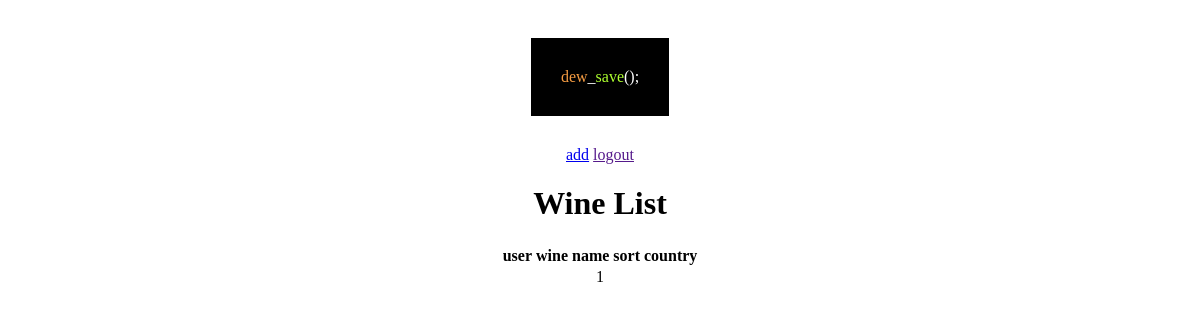
The app's page /all_wine/ (signed in), older data.
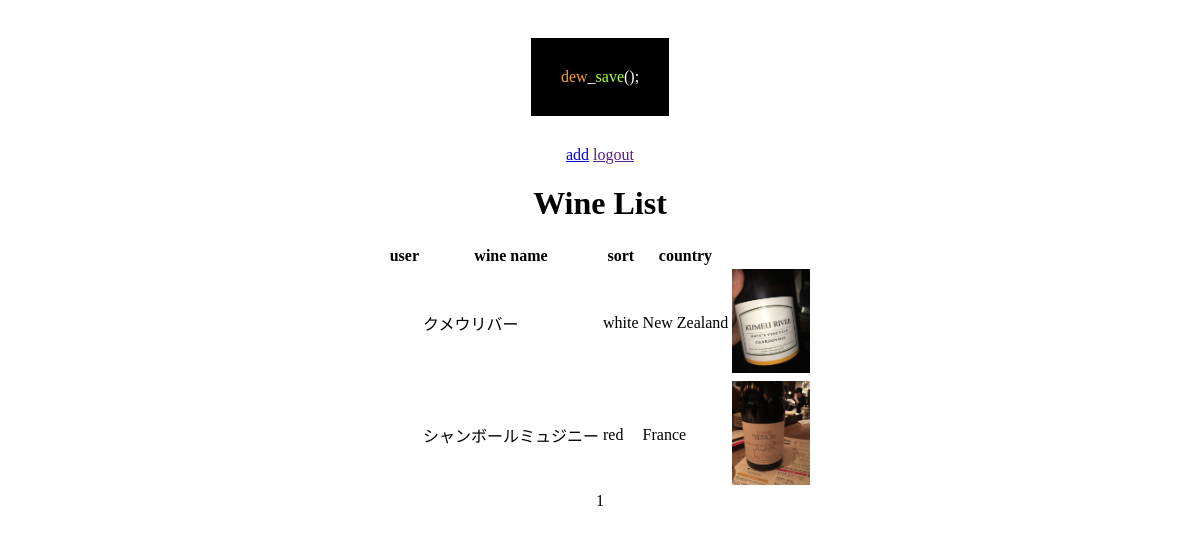
The same page, newer data.
### wine/models.py (models this page shows, shortened)
class Wine(models.Model):
    sort_data = [
        ('red', 'red'),
        ('white', 'white'),
        ('sparkling', 'sparkling'),
    ]
    country_data = [
        ('France', 'France'),
        ('Italy','Italy'),
        ('Germany', 'Germany'),
        ('Spain', 'Spain'),
        ('Portugal', 'Portugal'),
        ('USA', 'USA'),
        ('Australia', 'Australia'),
        ('New Zealand', 'New Zealand'),
        ('Argentina', 'Argentina'),
        ('Chile', 'Chile'),
        ('South Africa', 'South Africa'),
        ('Japan', 'Japan'),
        ('etc.', 'etc.'),
    ]
    vintage_data = [
        ('1980', '1980'), ('1981', '1981'), ('1982', '1982'), ('1983', '1983'), ('1984', '1984'), ('1985', '1985'),
        ('1986', '1986'), ('1987', '1987'), ('1988', '1988'), ('1989', '1989'), ('1990', '1990'), ('1991', '1991'),
        ('1992', '1992'), ('1993', '1993'), ('1994', '1994'), ('1995', '1995'), ('1996', '1996'), ('1997', '1997'),
        ('1998', '1998'), ('1999', '1999'), ('2000', '2000'), ('2001', '2001'), ('2002', '2002'), ('2003', '2003'),
        ('2004', '2004'), ('2005', '2005'), ('2006', '2006'), ('2007', '2007'), ('2008', '2008'), ('2009', '2009'),
        ('2010', '2010'), ('2011', '2011'), ('2012', '2012'), ('2013', '2013'), ('2014', '2014'), ('2015', '2015'),
        ('2016', '2016'), ('2017', '2017'), ('2018', '2018'), ('2019', '2019'), ('2020', '2020'),
    ]
    grape_data = [
        ('Chardonnay', 'Chardonnay'),
        ('Sauvignon Blanc', 'Sauvignon Blanc'),
        ('Riesling', 'Riesling'),
        ('Gewürztraminer', 'Gewürztraminer'),
        ('Semillon', 'Semillon'),
        ('Viognier', 'Viognier'),
        ('Pino Blanc', 'Pino Blanc'),
        ('Muscadet', 'Muscadet'),
        ('Pino gris', 'Pino gris'),
        ('Cortese', 'Cortese'),
        ('Trebbiano', 'Trebbiano'),
        ('Garganega', 'Garganega'),
        ('Malvasia', 'Malvasia'),
        ('Chenin Blanc', 'Chenin Blanc'),
        ('Albariño', 'Albariño'),
        ('甲州', '甲州'),
        ('etc.', 'etc.'),
    ]
    eye_data = [
        ('green', 'green'),
        ('lemon yellow', 'lemon yellow'),
        ('yellow', 'yellow'),
        ('gold', 'gold'),
        ('amber', 'amber'),
    ]
    nose_data = [
        ('lemmon', 'レモン'), ('kime', 'ライム'), ('grapefruit', 'グレープフルーツ'), ('apple', 'リンゴ'), ('green apple', '青りんご'),
        ('pear', '洋ナシ'), ('peach', '桃'), ('apricot', 'アプリコット'), ('pineapple', 'パイナップル'), ('passion fruit', 'パッションフルーツ'),
        ('banana', 'バナナ'), ('mango', 'マンゴー'), ('lychee', 'ライチ'), ('muscat', 'マスカット'), ('water melon', 'メロン'),
        ('kinmokusei', 'キンモクセイ'), ('mint', 'ミント'), ('rose', 'バラ'), ('floral', 'お花のような'), ('herb', 'ハーブの'), ('perfume', '香水'),
        ('barrel incense', '樽香'), ('toast', 'トースト'), ('butter', 'バター'), ('vanila', 'バニラ'), ('sulfur', '硫黄'), ('honey', 'はちみつ'),
        ('cinnamon', 'シナモン'),('mineral', 'ミネラル'),
    ]
    mouth_data = [
        ('fresh', 'フレッシュ感のある'),
        ('dry', 'ドライな'),
        ('sour', '酸味が目立つ'),
        ('balance', 'バランスの良い'),
        ('sweat', '甘さのある'),
        ('fruity','フルーツ感のある'),
        ('elegant', 'エレガントな,綺麗な'),
        ('mineral','ミネラルのある'),
        ('rich', '芳醇な、豊かな'),
        ('thick', '厚みのある'),
        ('strong', '濃縮し力強い'),
        ('aging', '長期熟成型のような'),
    ]
    error_msg = [
        '50文字まででお願いします。',
        '10文字まででお願い致します。',
        '点数は5点までで採点お願い致します。',
        '点数は0点以上で採点お願い致します。',
        'ファイル形式はJPEG,PNG,GIFでお願い致します。'
    ]
    name = models.CharField(verbose_name='Name', max_length=100,validators=[MaxLengthValidator(50,error_msg[0])])
    sort = models.CharField(verbose_name='Sort',choices=sort_data,max_length=100)
    country = models.CharField(verbose_name='Country', choices=country_data,max_length=100)
    vintage = models.CharField(verbose_name='Vintage', choices=vintage_data,max_length=100,blank=True)
    grape = models.CharField(verbose_name='Grape', choices=grape_data,max_length=100,blank=True)
    eye = models.CharField(verbose_name='Eye', choices=eye_data,max_length=100,blank=True)
    nose = models.CharField(verbose_name='Nose', choices=nose_data,max_length=100,blank=True)
    mouth = models.CharField(verbose_name='Mouth', choices=mouth_data,max_length=100,blank=True)
    date= models.DateField(verbose_name='Date')
    memo = models.CharField(verbose_name='Memo', max_length=200, blank=True)
    point = models.FloatField(verbose_name='Point',validators=[MaxValueValidator(5,error_msg[2]),MinValueValidator(0,error_msg[3])])
    pic = models.ImageField(upload_to='images/',blank=True,validators=[FileExtensionValidator(['JPG','PNG','GIF'],error_msg[4])])

### wine/views.py (the view)
# urls.py: path('all_wine/', All_wine.as_view(), name='all'),
class All_wine(LoginRequiredMixin,ListView):
    model = Wine
    template_name = 'wine/all_wine.html'
    paginate_by = 5

### wine/templates/wine/all_wine.html (shortened to what this page needs)
{% extends 'wine/layout.html' %}
{% block main%}
    <a href="{% url 'add' %}">add</a>
    <a href="">logout</a>
    <h1>Wine List</h1>
    <table>
        <tr>
            <th>user</th>
            <th>wine name</th>
            <th>sort</th>
            <th>country</th>
        </tr>
        {% for item in object_list %}
        <tr>
            <td>{{item.user}}</td>
            <td>{{item.name}}</td>
            <td>{{item.sort}}</td>
            <td>{{item.country}}</td>
        {% if item.pic %}
           <td><a href="/detail_wine/{{item.id}}/" ><img src='{{item.pic.url}}' width="78px"></a></td>
        {% endif %}
        </tr>
        {% endfor %}
    </table>
    {% for num in page_obj.paginator.page_range %}
        {% if page_obj.number == num %}
            <span>{{ num }}</span>
        {% else %}
            <a href="?page={{ num }}">{{ num }}</a>
        {% endif %}
    {% endfor %}
{% endblock %}

Row changes from the older to the newer data that the page shows:
added Wine: name "クメウリバー", sort "white", country "New Zealand", pic (picture)
added Wine: name "シャンボールミュジニー", sort "red", country "France", pic (picture)
